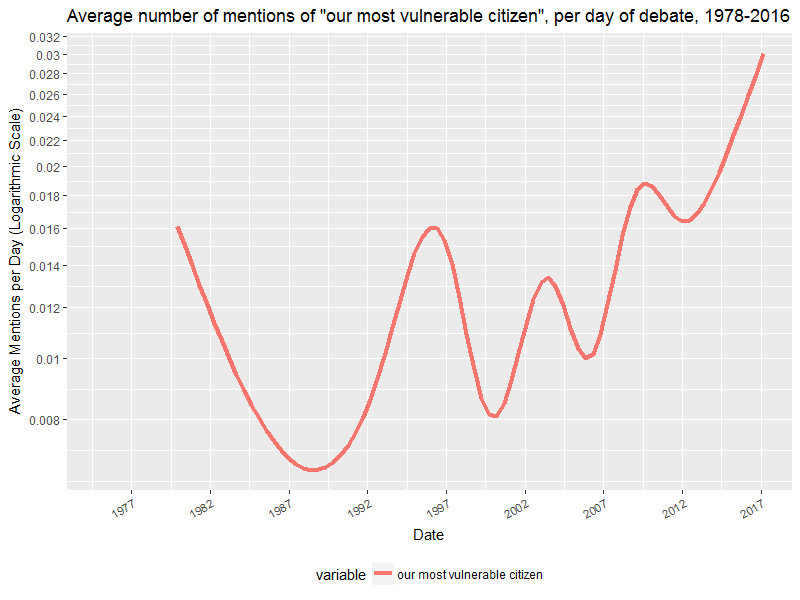

Source code (R):


# our most vulnerable citizens --------------------------------------------


library(readr)
library(stringr)
vulnerable <- read_csv("vulnerable.csv")

vulnerable$speech <- tolower(vulnerable$speech)

vulnerable$count <- str_count(vulnerable$speech, "our most vulnerable citizen")

vulnerable$speech_date <- as.Date(vulnerable$speech_date)

vulnerable2 <- aggregate(count ~ speech_date, data = vulnerable, FUN = sum)



vul_zoo <- zoo(vulnerable2$count, order.by = vulnerable2$speech_date)



class(vul_zoo)

summary(vul_zoo)

g <- seq(start(vul_zoo), end(vul_zoo), by = 1)
z.na <- na.locf(vul_zoo, xout = g)
rng <- range(time(vul_zoo))

vul_zoo <- merge(vul_zoo, zoo(, seq(rng[1], rng[2], by = "day")))

summary(vul_zoo)

vul_zoo <- as.data.frame(vul_zoo)

setDT(vul_zoo, keep.rownames = TRUE)[]

names(vul_zoo)[1] <- "speech_date"

vul_zoo$speech_date <- as.Date(vul_zoo$speech_date)

summary(vul_zoo)

vul_zoo$sitting <- 0

dates <- read_csv("dates.csv")

vul_zoo$sitting[vul_zoo$speech_date %in% dates$Date] <- 1

vul_zoo$sitting <- as.logical(vul_zoo$sitting)

nrow(vul_zoo)

summary(vul_zoo)

sitting_yes <- subset(vul_zoo, sitting == TRUE)

sitting_no <- subset(vul_zoo, is.na(sitting) == TRUE)

nrow(sitting_no) + nrow(sitting_yes)

summary(sitting_yes)

sitting_yes[is.na(sitting_yes)] <- 0

vull_zoo <- rbind(sitting_no, sitting_yes)

vull_zoo$sitting <- NULL

vull_zoo <- read.zoo(vull_zoo)

class(vull_zoo)

summary(vull_zoo)

vull_zoo_roll <- rollapply(vull_zoo, 365.25, FUN = mean, na.rm = TRUE, align = "right")

summary(vull_zoo_roll)

vull_zoo_gg <- as.data.frame(vull_zoo_roll)

setDT(vull_zoo_gg, keep.rownames = TRUE)[]

head(vull_zoo_gg)

summary(vull_zoo_gg)

names(vull_zoo_gg)[1] <- "Date"

vull_zoo_gg <- melt(vull_zoo_gg, id.vars = "Date")

vull_zoo_gg <- data.frame(vull_zoo_gg, stringsAsFactors = FALSE)

vull_zoo_gg$Date <- as.Date(vull_zoo_gg$Date)

class(vull_zoo_gg$variable)


fmt_dcimals <- function(decimals = 0) {
  # return a function responpsible for formatting the axis labels with a given number of decimals
  function(x) as.character(round(x, decimals))
}

summary(vull_zoo_gg)

vull_zoo_gg$variable <- as.character(vull_zoo_gg$variable)

vull_zoo_gg$variable[vull_zoo_gg$variable == "vull_zoo_roll"] <- "our most vulnerable citizen"

vull_zoo_gg$variable <- as.factor(vull_zoo_gg$variable)

### Best and most acurate plot
p3 <- ggplot(vull_zoo_gg, aes(x = Date, group = variable, col = variable))
## Need to remove days that Parliament did not sit Need to drop scientific notation
p3 + geom_smooth(aes(y = value, linetype = variable, col = variable), size = 1.5, formula = y ~ log(x), se = FALSE) + coord_cartesian(xlim = c(as.Date("1975-01-01"), 
                                                                                                                                               as.Date("2016-11-24"))) + scale_x_date(date_breaks = "5 year", date_labels = "%Y") + scale_y_continuous(trans = log_trans(5), breaks = base_breaks(), 
                                                                                                                                                                                                                                                       name = "Average Mentions per Day (Logarithmic Scale)", labels = fmt_dcimals(3)) + theme(axis.text.x = element_text(angle = 30, hjust = 1), 
                                                                                                                                                                                                                                                                                                                                               legend.position = "bottom") + ggtitle("Average number of mentions of \"our most vulnerable citizen\", per day of debate, 1978-2016")

summary(vull_zoo_gg)
